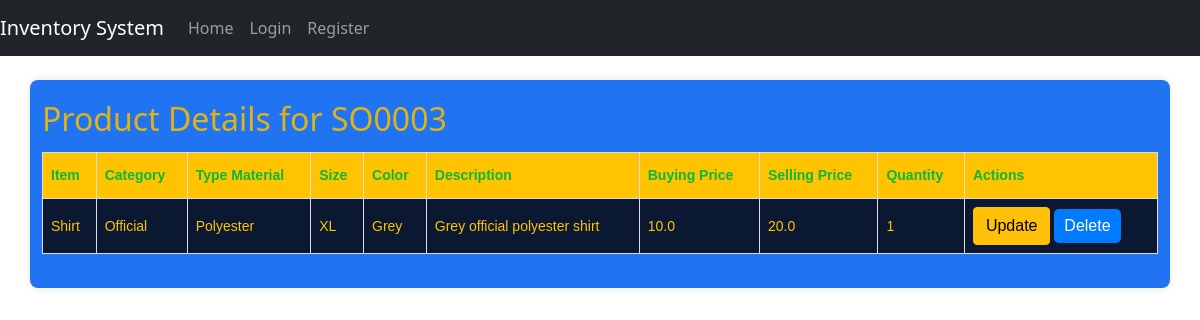
The page /product_details/SO0003 on the database as committed earlier.
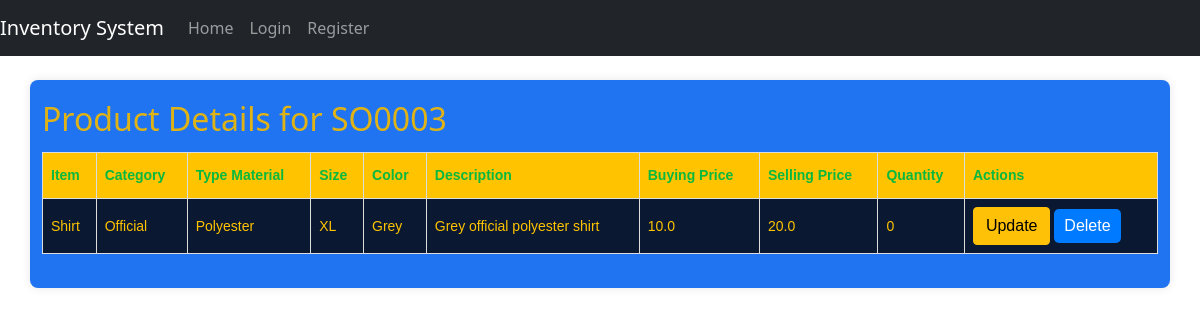
The same page on the database as committed later.
### STORE/models.py (models this page shows, shortened)
class Product(db.Model):
    id = db.Column(db.Integer, primary_key=True)
    pre = db.Column(db.String(10), nullable=False)
    code = db.Column(db.String(20), nullable=False, unique=True)
    item = db.Column(db.String(50), nullable=False)
    category = db.Column(db.String(50), nullable=False)
    type_material = db.Column(db.String(50), nullable=False)
    size = db.Column(db.String(10), nullable=False)
    color = db.Column(db.String(20), nullable=False)
    description = db.Column(db.String(255), nullable=True)
    buying_price = db.Column(db.Float, nullable=False)
    selling_price = db.Column(db.Float, nullable=False)
    quantity = db.Column(db.Integer, nullable=False)

### STORE/routes.py (the view)
@bp.route('/product_details/<string:code>')
def stock_details(code):
    products = Product.query.filter(Product.code.like(code + '%')).all()
    if not products:
        flash(f'No products found for product code {code}', 'danger')
    return render_template('product_details.html', products=products, product_code=code)

### STORE/templates/product_details.html (shortened to what this page needs)
{% extends "base.html" %}
{% block content %}
<div class="row">
    <div class="col">
        <h2>Product Details for {{ product_code }}</h2>
        <table>
            <thead>
                <tr>
                    <th>Item</th>
                    <th>Category</th>
                    <th>Type Material</th>
                    <th>Size</th>
                    <th>Color</th>
                    <th>Description</th>
                    <th>Buying Price</th>
                    <th>Selling Price</th>
                    <th>Quantity</th>
                    <th>Actions</th>
                </tr>
            </thead>
            <tbody>
                {% if products %}
                    {% for item in products %}
                    <tr>
                        <td>{{ item.item }}</td>
                        <td>{{ item.category }}</td>
                        <td>{{ item.type_material }}</td>
                        <td>{{ item.size }}</td>
                        <td>{{ item.color }}</td>
                        <td>{{ item.description }}</td>
                        <td>{{ item.buying_price }}</td>
                        <td>{{ item.selling_price }}</td>
                        <td>{{ item.quantity }}</td>
                        <td>
                            <a href="{{ url_for('update_product', code=item.code) }}" class="btn btn-warning">Update</a>
                            <form action="{{ url_for('delete_product', code=item.code) }}" method="post" style="display:inline;">
                                <button type="submit" class="btn btn-danger">Delete</button>
                            </form>
                        </td>
                    </tr>
                    {% endfor %}
                {% else %}
                    <tr>
                        <td colspan="10">No products found for {{ product_code }}</td>
                    </tr>
                {% endif %}
            </tbody>
        </table>
    </div>
</div>
{% endblock %}

### STORE/templates/base.html (shortened to what this page needs)
<!DOCTYPE html>
<html lang="en">
<head>
    <link rel="stylesheet" type="text/css" href="{{ url_for('static', filename='css/theme.css') }}">
    <link rel="stylesheet" type="text/css" href="{{ url_for('static', filename='css/custom_table.css') }}">
    <link href="https://cdn.jsdelivr.net/npm/bootstrap@5.0.2/dist/css/bootstrap.min.css" rel="stylesheet">
</head>
<body>
    <nav class="navbar navbar-expand-lg navbar-dark bg-dark">
        <a class="navbar-brand" href="{{ url_for('routes.index') }}">Inventory System</a>
        <div class="collapse navbar-collapse" id="navbarNav">
            <ul class="navbar-nav">
                <li class="nav-item">
                    <a class="nav-link" href="{{ url_for('routes.index') }}">Home</a>
                </li>
                {% if current_user.is_authenticated %}
                <li class="nav-item">
                    <a class="nav-link" href="{{ url_for('routes.add_product') }}">Add Product</a>
                </li>
                <li class="nav-item">
                    <a class="nav-link" href="{{ url_for('routes.upload_csv') }}">Upload CSV</a>
                </li>
                <li class="nav-item">
                    <a class="nav-link" href="{{ url_for('routes.view_stock') }}">View Stock</a>
                </li>
                <li class="nav-item">
                    <a class="nav-link" href="{{ url_for('routes.logout') }}">Logout</a>
                </li>
                {% else %}
                <li class="nav-item">
                    <a class="nav-link" href="{{ url_for('routes.login') }}">Login</a>
                </li>
                <li class="nav-item">
                    <a class="nav-link" href="{{ url_for('routes.register') }}">Register</a>
                </li>
                {% endif %}
            </ul>
        </div>
    </nav>
    <div class="container mt-4">
        {% block content %}
        {% endblock %}
    </div>
</body>
</html>

### STORE/static/css/theme.css (style rules this page uses)
body { font-family: 'Arial', sans-serif; background-color: #FFC300; color: #1a3b70; margin: 0; padding: 0; height: 100vh; }
a { color: #0A1931; }
.container { background-color: #2074f1; color: #dfb315; padding: 20px; border-radius: 8px; box-shadow: 0 0 10px rgba(0, 0, 0, 0.1); margin: 20px auto; max-width: 1000px; }
table { width: 100%; border-collapse: collapse; margin: 1em 0; font-family: Arial, sans-serif; font-size: 14px; background-color: #0A1931; color: #FFC300; }
table thead th { background-color: #FFC300; color: #0ab83e; }
table th, table td { border: 1px solid #ddd; padding: 8px; text-align: left; }
table th { padding-top: 12px; padding-bottom: 12px; text-align: left; }

### STORE/static/css/custom_table.css (style rules this page uses)
form { margin-bottom: 20px; }
button[type="submit"] { padding: 5px 10px; border-radius: 5px; background-color: #007bff; color: #fff; border: none; cursor: pointer; }
table { width: 100%; border-collapse: collapse; }
th, td { border: 1px solid #ccc; padding: 8px; text-align: left; }
th { background-color: #f2f2f2; }

Rows that differ between the two databases and show on the page:
changed Product "Shirt": quantity "1" → "0"
